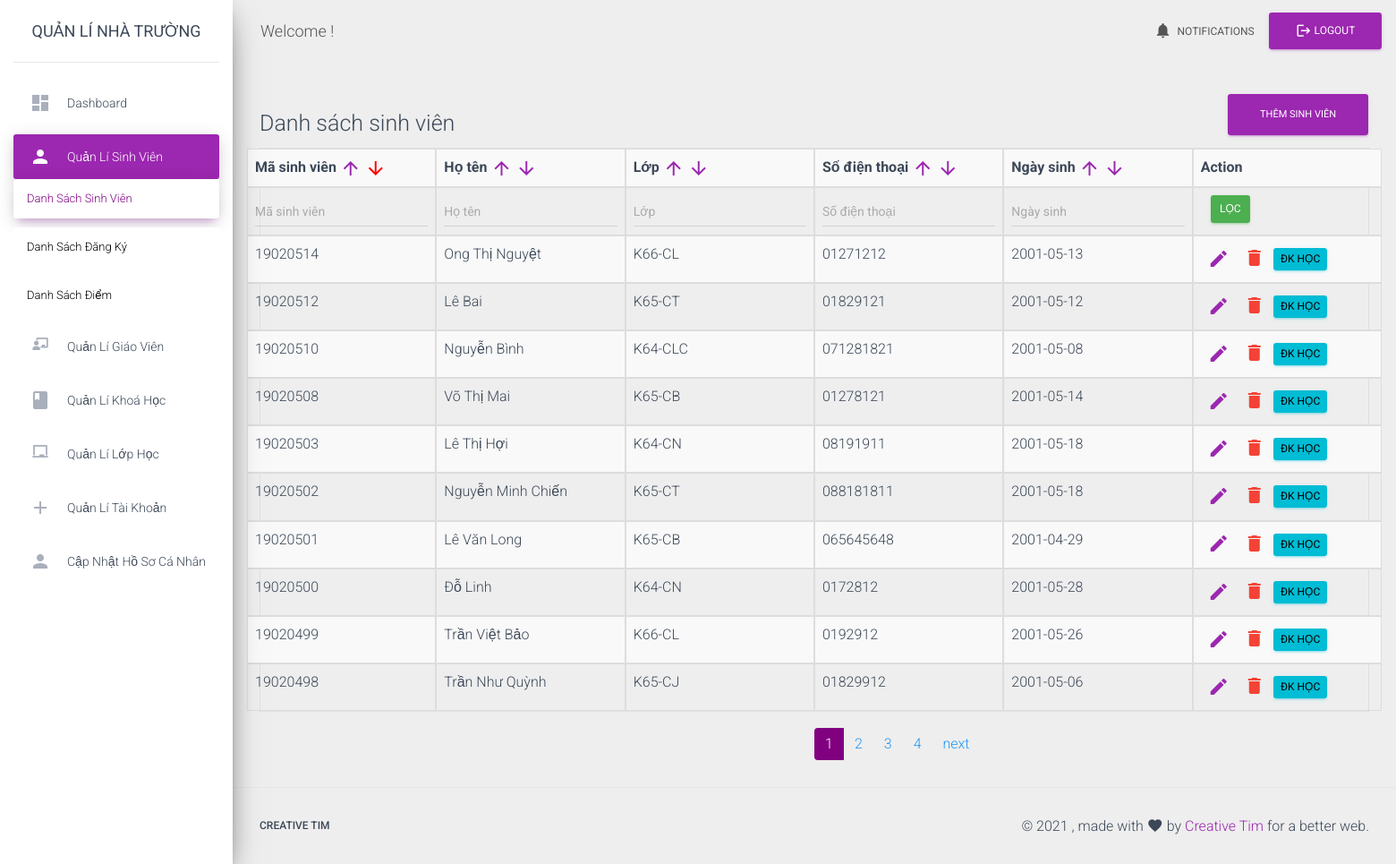
/manageStudent.php?type=view&page=1&order=id&direction=DESC (signed in), run on an earlier commit of the app's database.
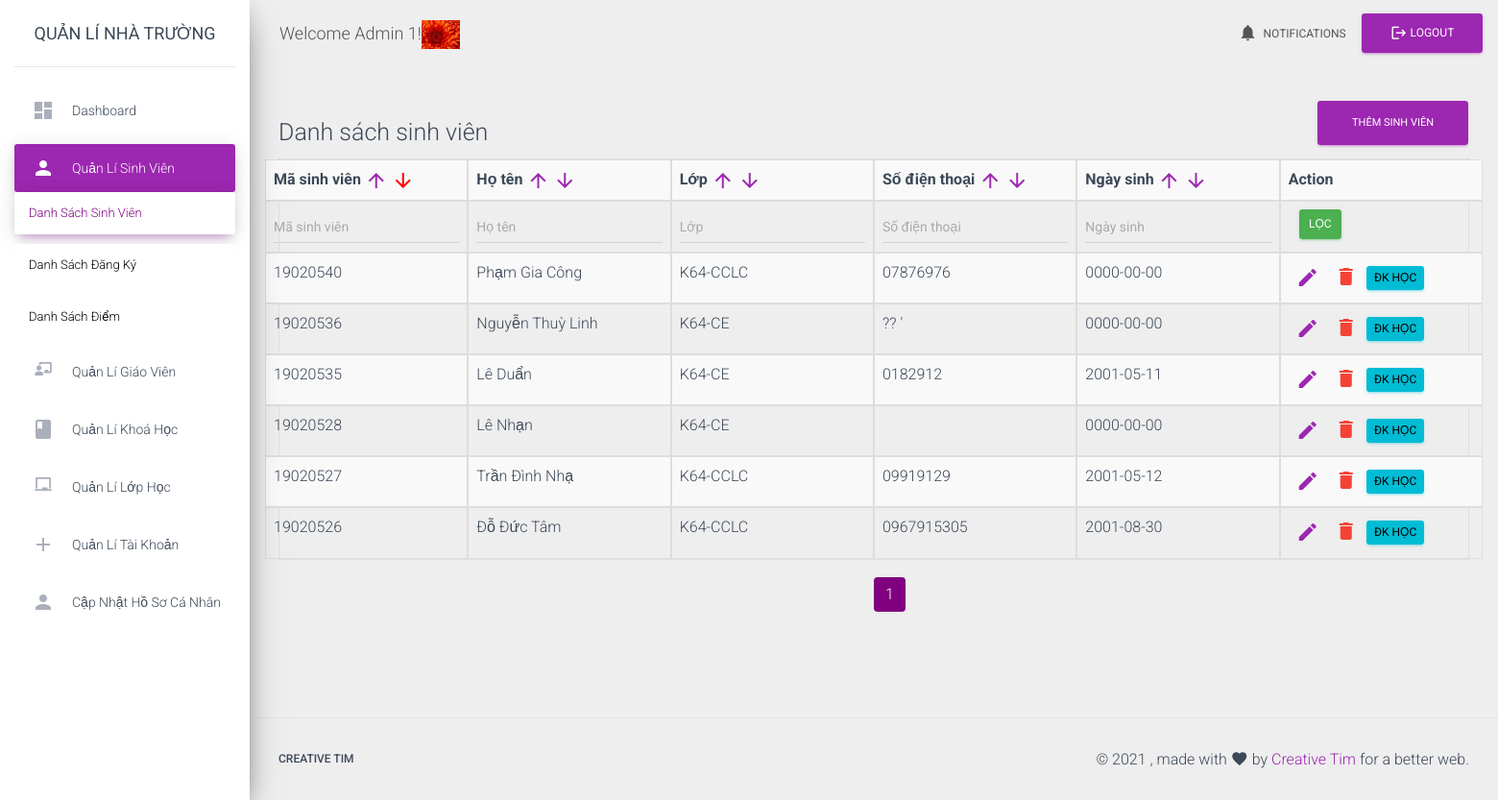
And on a later commit of the database.
### tables this page shows
CREATE TABLE `students` (
  `id` int(11) NOT NULL,
  `fullName` varchar(50) NOT NULL,
  `classId` int(11) NOT NULL,
  `contactNumber` varchar(11) NOT NULL,
  `dob` date NOT NULL
);

CREATE TABLE `classes` (
  `id` int(11) NOT NULL,
  `className` varchar(12) NOT NULL,
  `maxStudent` int(11) NOT NULL,
  `numOfStudents` int(11) NOT NULL,
  `teacherId` int(11) NOT NULL
);

CREATE TABLE `users` (
  `id` int(11) NOT NULL,
  `userId` int(11) NOT NULL,
  `title` varchar(20) NOT NULL,
  `username` varchar(50) NOT NULL,
  `pass` varchar(50) NOT NULL,
  `salt` varchar(10) NOT NULL,
  `representName` varchar(50) DEFAULT NULL,
  `img-personal` varchar(50) DEFAULT NULL
);

### module/student/queryOnStudent.php (called while the page is built, shortened)
<?php
require_once "function/functions.php";
require_once "./models/User.php";
$studentModels = new Student();
if (isset($_GET['type'])) {
    $type = $_GET['type'];
    if ($type == 'view') {
        $table = "students.*, classes.className FROM students
                LEFT JOIN classes
                ON students.classId = classes.id";
        if (isset($_GET['page'])) {
            $page = $_GET['page'];
        } else {
            $page = 1;
        }
        if (isset($_GET['filter'])) {
            $orderBy = $_GET['order'];
            $direction = $_GET['direction'];
            $result = $studentModels->filter(['table'=>"$table",
                                                "limit"=>'-1',
                                                'page'=>$page,
                                                "order"=>"$orderBy",
                                                "direction"=>"$direction",], array_merge($_GET, $_POST));
            $totalStudents = count($result);
            $result = $studentModels->filter(['table'=>"$table",
                                                'page'=>$page,
                                                "order"=>"$orderBy",
                                                "direction"=>"$direction",], array_merge($_GET, $_POST));
        } else if (isset($_GET['order']) && isset($_GET['direction'])) {
            $orderBy = $_GET['order'];
            $direction = $_GET['direction'];
            $result = $studentModels->filter(["order"=>"$orderBy",
                "direction"=>"$direction",
                "page"=>"$page",
                "table"=>"$table",
                "limit"=>'-1']);
            $result = $studentModels->filter(["order"=>"$orderBy",
                "direction"=>"$direction",
                "page"=>"$page",
                "table"=>"$table"]);
        }
        $students = $result;
    } else if ($type == 'add') {
        if (isset($_POST['fullName'])) {
            $fullName = $_POST['fullName'];
            $classId = $_POST['selectedClass'];
            $contactNumber = $_POST['contactNumber'] ?? '';
            $dob = $_POST['dob'] ?? '';
            $dataStudent = array(
                "fullname" => "$fullName",
                "classId" => "$classId",
                "contactNumber" => "$contactNumber",
                "dob" => "$dob");
            if ($studentModels->insert($dataStudent)) {
                $lastIdStudent = selectLastElement('students');
                $lastId = $lastIdStudent['id'];
                $username = $lastId;
                $salt = generateRandomString();
                $pass = $lastId;
                $passSalt = md5($pass . $salt);
                $lastIdUser = selectLastElement('users');
                $insertUserData = array(
                    "title" => "student",
                    "username" => "$username",
                    "pass" => "$passSalt",
                    "salt" => "$salt",
                    "representName" => "$lastIdStudent[fullName]"
                );
                $insertedUser = new User();
                if ($insertedUser->insert($insertUserData)) {
                    $methodCreate = $_POST['create'];
                    if ($methodCreate == 'create') {
                        header("location: manageStudent.php?type=view&page=1&order=id&direction=DESC&action=added");
                    } else if ($methodCreate == 'continue') {
                        header("location: manageStudent.php?type=add&action=added");
                    } else {
                        echo "<script>alert('Thêm tài khoản thất bại')</script>";
                    }
                }
            }
        }
        $selectClass = createSelectClasses();
        $view_file_name = 'module/student/add.php';
    } else if ($type == 'edit' && isset($_GET['for'])) {
        $updateStatus = -1;
        $id = $_GET['for'];
        $oldData = $studentModels->get($id);
        if (isset($_POST['id1'])) {
            $studentModels->setId($id);
            $updateStatus = $studentModels->update(array('fullName'=>$_POST['fullName'],
                "contactNumber"=>$_POST['contactNumber'],
                "dob"=>$_POST['dob'],
                "classId" => $_POST['selectedClass']));
            header("location: manageStudent.php?type=view&page=1&order=id&direction=DESC&action=edited");
        }
        $selectClass = createSelectClasses($oldData['classId']);
        $view_file_name = 'module/student/edit.php';
    } else if ($type == 'delete' && isset($_GET['for'])) {
        $updateStatus = -1;
        $id = $_GET['for'];
        if ($studentModels->delete($id)) {
            header("location: manageStudent.php?type=view&page=1&order=id&direction=DESC&action=deleted");
        } else {
            header("location: manageStudent.php?type=view&page=1&order=id&direction=DESC&action=noAction");
        }
    } else {
        die('Unhandled');
    }
}

### models/BaseModel.php (called while the page is built, shortened)
<?php
abstract class BaseModel
{
    protected $conn;
    protected $table = 'table';
    protected $fields = [];
    public function __construct()
    {
        global $conn;
        $this->conn = $conn;
    }
    public function filter($params, $whereas=[], $refTable=[]) {
        $orderBy = $params['order'] ?? 'id';
        $directBy = $params['direction'] ?? 'desc';
        $page = $params['page'] ?? 1;
        $limit = $params['limit'] ?? 10;
        $table = $params['table'] ?? "* FROM $this->table";
        if (in_array($orderBy, $this->fields)) {
            $pref = $this->table . ".";
        } else {
            $pref = '';
        }
        if ($limit == -1){
            $orderMethod = "ORDER BY $pref$orderBy $directBy";
        } else{
            $orderMethod = "ORDER BY $pref$orderBy $directBy LIMIT " . ($page - 1) * $limit . ", " . "$limit";
        }
        $sqlFilter = "SELECT $table WHERE ". $this->filterBy($whereas, $refTable) . " $orderMethod";
        $result = $this->conn->query($sqlFilter);
        return $result->fetch_all(MYSQLI_ASSOC);
    }
    private function filterBy($condition, $refTables = []) {
        $res = [];
        $res = implode(" AND ", $res);
        if (empty($res)) {
            return 1;
        }
        return $res;
    }
}

### module/student/view.php (the view, shortened to what the changed rows need)
<?php
if (count($students) <= 0) {
    echo "0 results";
} else { ?>
    <form method='post' action="#">
        <table style='width: 100%' class='table table-striped table-bordered table-hover'>
            <tr class="row">
                <?php
                    $linkRef = http_build_query($_GET);
                    $rootLink = "manageStudent.php?$linkRef&page=1";
                ?>
                <th class="col-sm-2">Mã sinh viên
                    <a href="<?=$rootLink?>&order=id&direction=ASC"
                       class="<?= (checkStatusOrder('id', 'ASC')) ? 'activeDir' : '' ?>">
                        <i class="material-icons">arrow_upward</i>
                    </a>
                    <a href="<?=$rootLink?>&order=id&direction=DESC"
                       class="<?= (checkStatusOrder('id', 'DESC')) ? 'activeDir' : '' ?>">
                         <i class="material-icons">arrow_downward</i>
                    </a>
                </th>
                <th class="col-sm-2">Họ tên
                    <a href="<?=$rootLink?>&order=fullName&direction=ASC"
                       class="<?= (checkStatusOrder('fullName', 'ASC')) ? 'activeDir' : '' ?>">
                        <i class="material-icons">arrow_upward</i>
                    </a>
                    <a href="<?=$rootLink?>&order=fullName&direction=DESC"
                       class="<?= (checkStatusOrder('fullName', 'DESC')) ? 'activeDir' : '' ?>">
                        <i class="material-icons">arrow_downward</i>
                    </a>
                </th>
                <th class="col-sm-2">Lớp
                    <a href="<?=$rootLink?>&order=className&direction=ASC"
                       class="<?= (checkStatusOrder('className', 'ASC')) ? 'activeDir' : '' ?>">
                        <i class="material-icons">arrow_upward</i>
                    </a>
                    <a href=<?=$rootLink?>&order=className&direction=DESC"
                       class="<?= (checkStatusOrder('className', 'DESC')) ? 'activeDir' : '' ?>">
                        <i class="material-icons">arrow_downward</i>
                    </a>
                </th>
                <th class="col-sm-2">Số điện thoại
                    <a href="<?=$rootLink?>&order=contactNumber&direction=ASC"
                       class="<?= (checkStatusOrder('contactNumber', 'ASC')) ? 'activeDir' : '' ?>">
                        <i class="material-icons">arrow_upward</i>
                    </a>
                    <a href="<?=$rootLink?>1&order=contactNumber&direction=DESC"
                       class="<?= (checkStatusOrder('contactNumber', 'DESC')) ? 'activeDir' : '' ?>">
                        <i class="material-icons">arrow_downward</i>
                    </a>
                </th>
                <th class="col-sm-2">Ngày sinh
                    <a href="<?=$rootLink?>&order=dob&direction=ASC"
                       class="<?= (checkStatusOrder('dob', 'ASC')) ? 'activeDir' : '' ?>">
                        <i class="material-icons">arrow_upward</i>
                    </a>
                    <a href="<?=$rootLink?>&order=dob&direction=DESC"
                       class="<?= (checkStatusOrder('dob', 'DESC')) ? 'activeDir' : '' ?>">
                        <i class="material-icons">arrow_downward</i>
                    </a>
                </th>
                <th class="col-sm-2">Action</th>
            </tr>
            <tr class="row">
                <th class="col-sm-2">
                    <input name="id" class="form-control" type="text" placeholder="Mã sinh viên"
                        value="<?=$_POST['id'] ?? ($_GET['id']?? '')?>"
                        >
                </th>
                <th class="col-sm-2">
                    <input name="fullName" class="form-control" type="text" placeholder="Họ tên"
                           value="<?=$_POST['fullName'] ?? ($_GET['fullName']?? '')?>">
                </th>
                <th class="col-sm-2">
                    <input name="className" class="form-control" type="text" placeholder="Lớp"
                           value="<?=$_POST['className'] ?? ($_GET['className']?? '')?>">
                </th>
                <th class="col-sm-2">
                    <input name="contactNumber" class="form-control" type="text" placeholder="Số điện thoại"
                           value="<?=$_POST['contactNumber'] ?? ($_GET['contactNumber']?? '')?>">
                </th>
                <th class="col-sm-2">
                    <input name="dob" class="form-control" type="text" placeholder="Ngày sinh"
                           value="<?=$_POST['dob'] ?? ($_GET['dob']?? '')?>">
                </th>
                <th class="col-sm-2">
                    <input type="submit" class="btn btn-success" value="Lọc" style="padding: 7px 10px; margin: 0px 11px" name="filter">
                </th>
            </tr>
            <?php
             foreach ($students as $row) {
                 echo "<tr class='row'>";
                 $query = getActionForm('manageStudent.php', $row['id'], true, true, "", true, false, $row['id']);
                 echo "<td class='col-sm-2'>$row[id]</td>
                        <td class='col-sm-2'>$row[fullName]</td>
                        <td class='col-sm-2'>$row[className]</td>
                        <td class='col-sm-2'>$row[contactNumber]</td>
                        <td class='col-sm-2'>$row[dob]</td>
                        <td class='col-sm-2'>$query</td>
                        </tr>";
             }
            ?>
        </table>
    </form>
<?php
    require_once "module/page/view.php";
    $params = array_merge($_GET, $_POST);
    getPagination("manageStudent.php", $params, "$totalStudents");
}?>

### function/functions.php (shortened to what the changed rows need)
<?php
function getActionForm($originLink, $id, $edit = true, $delete = true, $deletedElement = "", $regis = false, $addCourse = false, $studentId = "", $combine = "")
{
    $res = "<ul style='display: flex'>";
    if ($edit) {
        $res .= "
                <li class='item'>
                <a class='nav-link' href='$originLink?type=edit&for=$id'>
                <i class='material-icons'>edit</i>
                </a></li>";
    }
    if ($delete) {
        if ($deletedElement == '') {
            $url = "$originLink?type=delete&for=$id";
        } else if ($deletedElement != '') {
            $url = "$originLink?type=delete&for=$id&ele=$deletedElement";
        }
        $res .= '<li class="item" onClick="confirmDelete(\'' . $url . '\')" id="delete_item">
                <i class="material-icons text-danger" style="cursor: pointer; padding: 0.25rem 0.5rem">delete</i>
                </li>';
    }
    if ($regis) {
        $res .= "
                <li class='item'>
                    <a class='btn btn-info' href='queryOnRegister.php?type=view&for=$studentId' style='color:black; padding: 0.25rem 0.5rem;'>ĐK học</a>
                </li>";
    }
    $res .= "</ul>";
    return $res;
}
function selectElementFrom($table, $element = '*', $condition = "1", $limit = "")
{
    global $conn;
    $sqlSelect = "SELECT $element FROM $table WHERE $condition $limit";
    $query = $conn->query($sqlSelect);
    return $query;
}
function checkStatusOrder($order, $direction)
{
    if (isset($_GET['order']) && $_GET['order'] == $order &&
        isset($_GET['direction']) && $_GET['direction'] == $direction) {
        return true;
    }
    return false;
}
?>

### module/page/view.php (shortened to what the changed rows need)
<?php
function getPagination($rootLink, $params, $total){
    $total_pages = ceil($total/ 10);
    $pagLink = "<ul class='pagination'>";
    $page = isset($params['page']) ? $params['page'] : 0;
    $elements = [];
    foreach ($params as $key=>$value) {
        if ($key == 'page' || empty($value)) {
            continue;
        }
        $elements[$key] = $value;
    }
    $linkRef = http_build_query($elements);
    for ($i=1; $i<=$total_pages; $i++) {
        $pagLink .= "<li class='page-item'>";
        if (isset($_GET['page']) && $_GET['page'] == $i) {
            $pagLink .= "<a class='page-link active' href='$rootLink?$linkRef&page=".$i."'>".$i."</a>";
        } else {
            $pagLink .= "<a class='page-link' href='$rootLink?$linkRef&page=".$i."'>".$i."</a>";
        }
        $pagLink .= "</li>";
    }
    if ($page < $total_pages) {
        $pagLink .= "<li class='page-item'>
        <a class='page-link'
           href='$rootLink?$linkRef&page=".($page + 1)."'>".'next'."
        </a>
    </li>";
    }
    echo $pagLink . "</ul>";
}

### includes/header.php (shortened to what the changed rows need)
<nav
	class="navbar navbar-expand-lg navbar-transparent navbar-absolute fixed-top ">
	<div class="container-fluid">
		<div class="navbar-wrapper" id="div-img">
			<a class="navbar-brand" href="process.php" id="welcome">Welcome
                <?php
                if (isset($_SESSION['username'])) {
                    $selectUser = selectElementFrom("users", "*", "username = '$_SESSION[username]'");
                    $user = $selectUser->fetch_assoc();
                    if (isset($user['representName'])){
                        echo "$user[representName]!";
                    } else {
                        echo "$user[username]!";
                    }
                    if (isset($user['img-personal'])) {
                        $srcImg = $user['img-personal'];
                        echo "<img src='$srcImg' id='img-user'/>";
                    } else {
                        $srcImg = "";
                    }
                } else {
                    $_SESSION['permission'] = false;
                }
                ?>
            </a>
		</div>
    </div>
</nav>

What changed in the data, as far as the page shows it:
removed students: id "19020514", fullName "Ong Thị Nguyệt", classId.className "K66-CL", contactNumber "01271212", dob "2001-05-13"
removed students: id "19020512", fullName "Lê Bai", classId.className "K65-CT", contactNumber "01829121", dob "2001-05-12"
removed students: id "19020510", fullName "Nguyễn Bình", classId.className "K64-CLC", contactNumber "071281821", dob "2001-05-08"
removed students: id "19020508", fullName "Võ Thị Mai", classId.className "K65-CB", contactNumber "01278121", dob "2001-05-14"
removed students: id "19020503", fullName "Lê Thị Hợi", classId.className "K64-CN", contactNumber "08191911", dob "2001-05-18"
removed students: id "19020502", fullName "Nguyễn Minh Chiến", classId.className "K65-CT", contactNumber "088181811", dob "2001-05-18"
removed students: id "19020501", fullName "Lê Văn Long", classId.className "K65-CB", contactNumber "065645648", dob "2001-04-29"
removed students: id "19020500", fullName "Đỗ Linh", classId.className "K64-CN", contactNumber "0172812", dob "2001-05-28"
removed students: id "19020499", fullName "Trần Việt Bảo", classId.className "K66-CL", contactNumber "0192912", dob "2001-05-26"
removed students: id "19020498", fullName "Trần Như Quỳnh", classId.className "K65-CJ", contactNumber "01829912", dob "2001-05-06"
now on this page (row edited): users: representName "Admin 1", value (picture)
added students: id "19020540", fullName "Phạm Gia Công", classId.className "K64-CCLC", contactNumber "07876976", dob "0000-00-00"
added students: id "19020536", fullName "Nguyễn Thuỳ Linh", classId.className "K64-CE", contactNumber "?? '", dob "0000-00-00"
added students: id "19020535", fullName "Lê Duẩn", classId.className "K64-CE", contactNumber "0182912", dob "2001-05-11"
added students: id "19020528", fullName "Lê Nhạn", classId.className "K64-CE", dob "0000-00-00"
added students: id "19020527", fullName "Trần Đình Nhạ", classId.className "K64-CCLC", contactNumber "09919129", dob "2001-05-12"
added students: id "19020526", fullName "Đỗ Đức Tâm", classId.className "K64-CCLC", contactNumber "0967915305", dob "2001-08-30"
Also different on the page:
list line gone: "2"
list line gone: "3"
list line gone: "4"
text no longer shown: "next"
